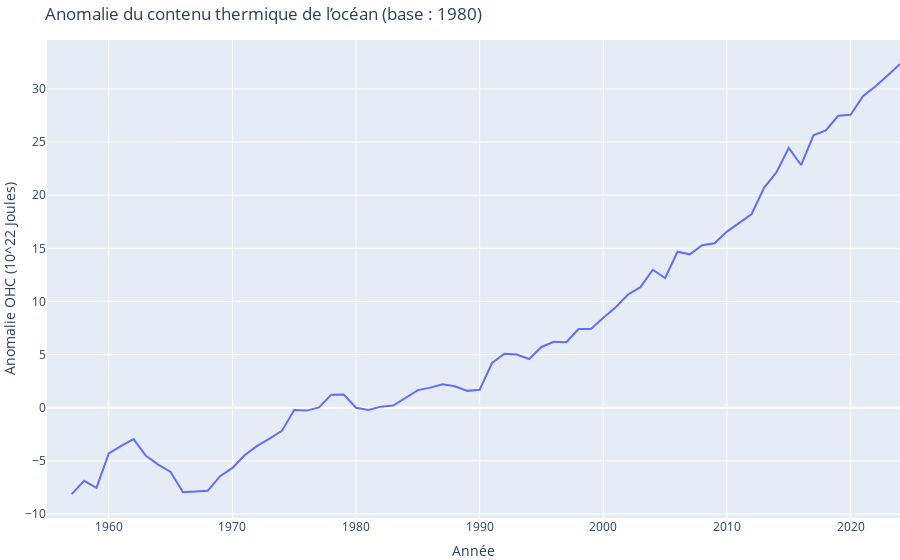

Source (notebook cell):
### Code cell
import plotly.express as px

# Copier pour éviter de modifier df original
df_anom = df.copy()

# Choisir une source de référence (ex : NOAA)
baseline = df_anom[df_anom["Year"] == 1980]["ocean_heat_content_noaa_2000m"].iloc[0]

# Calcul de l’anomalie
df_anom["OHC_Anomaly"] = df_anom["ocean_heat_content_noaa_2000m"] - baseline

# Figure
fig = px.line(
    df_anom,
    x="Year",
    y="OHC_Anomaly",
    title="Anomalie du contenu thermique de l’océan (base : 1980)",
    labels={
        "Year": "Année",
        "OHC_Anomaly": "Anomalie OHC (10^22 Joules)"
    }
)

fig.update_layout(
    margin={"r":0, "t":40, "l":0, "b":0}
)

fig.show()

### Figure 1 — Plotly figure (JSON) as saved in the notebook; plotly's stock layout.template omitted (floating-point values rounded to 4 significant figures)
{"data": [{"hovertemplate": "Année=%{x}<br>Anomalie OHC (10^22 Joules)=%{y}<extra></extra>", "legendgroup": "", "line": {"color": "#636efa", "dash": "solid"}, "marker": {"symbol": "circle"}, "mode": "lines", "name": "", "orientation": "v", "showlegend": false, "type": "scatter", "x": [1955, 1956, 1957, 1958, 1959, 1960, 1961, 1962, 1963, 1964, 1965, 1966, 1967, 1968, 1969, 1970, 1971, 1972, 1973, 1974, 1975, 1976, 1977, 1978, 1979, 1980, 1981, 1982, 1983, 1984, 1985, 1986, 1987, 1988, 1989, 1990, 1991, 1992, 1993, 1994, 1995, 1996, 1997, 1998, 1999, 2000, 2001, 2002, 2003, 2004, 2005, 2006, 2007, 2008, 2009, 2010, 2011, 2012, 2013, 2014, 2015, 2016, 2017, 2018, 2019, 2020, 2021, 2022, 2023, 2024], "xaxis": "x", "y": [NaN, NaN, -8.127, -6.883, -7.537, -4.303, -3.586, -2.945, -4.521, -5.345, -6.042, -7.946, -7.883, -7.815, -6.444, -5.662, -4.451, -3.594, -2.911, -2.178, -0.222, -0.269, 0.033, 1.232, 1.244, 0.0, -0.207, 0.103, 0.202, 0.966, 1.657, 1.894, 2.199, 2.02, 1.588, 1.693, 4.212, 5.075, 5.016, 4.585, 5.719, 6.209, 6.172, 7.409, 7.41, 8.462, 9.46, 10.66, 11.35, 12.98, 12.21, 14.68, 14.44, 15.3, 15.47, 16.58, 17.44, 18.23, 20.69, 22.15, 24.44, 22.84, 25.63, 26.1, 27.48, 27.57, 29.32, 30.23, 31.26, 32.36], "yaxis": "y"}], "layout": {"legend": {"tracegroupgap": 0}, "margin": {"b": 0, "l": 0, "r": 0, "t": 40}, "title": {"text": "Anomalie du contenu thermique de l’océan (base : 1980)"}, "xaxis": {"anchor": "y", "domain": [0, 1], "title": {"text": "Année"}}, "yaxis": {"anchor": "x", "domain": [0, 1], "title": {"text": "Anomalie OHC (10^22 Joules)"}}}}
